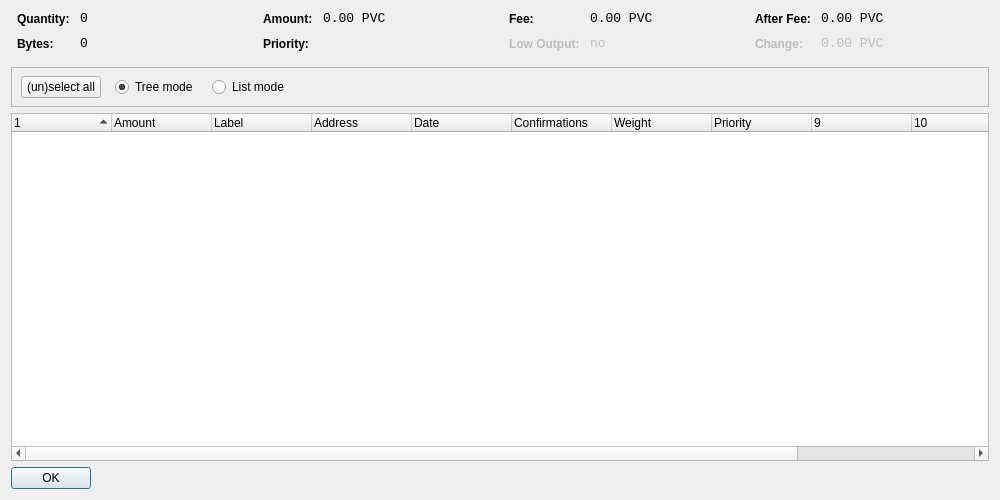
<?xml version="1.0" encoding="UTF-8"?>
<ui version="4.0">
 <class>CoinControlDialog</class>
 <widget class="QWidget" name="CoinControlDialog">
  <property name="geometry">
   <rect>
    <x>0</x>
    <y>0</y>
    <width>1000</width>
    <height>500</height>
   </rect>
  </property>
  <property name="windowTitle">
   <string>Coin Control</string>
  </property>
  <layout class="QVBoxLayout" name="verticalLayout">
   <item>
    <layout class="QHBoxLayout" name="horizontalLayoutTop" stretch="0,0,0,0">
     <property name="topMargin">
      <number>0</number>
     </property>
     <property name="bottomMargin">
      <number>10</number>
     </property>
     <item>
      <layout class="QFormLayout" name="formLayoutCoinControl1">
       <property name="horizontalSpacing">
        <number>10</number>
       </property>
       <property name="verticalSpacing">
        <number>10</number>
       </property>
       <property name="leftMargin">
        <number>6</number>
       </property>
       <property name="rightMargin">
        <number>6</number>
       </property>
       <item row="0" column="0">
        <widget class="QLabel" name="labelCoinControlQuantityText">
         <property name="styleSheet">
          <string notr="true">font-weight:bold;</string>
         </property>
         <property name="text">
          <string>Quantity:</string>
         </property>
        </widget>
       </item>
       <item row="0" column="1">
        <widget class="QLabel" name="labelCoinControlQuantity">
         <property name="font">
          <font>
           <family>Monospace</family>
           <pointsize>10</pointsize>
          </font>
         </property>
         <property name="cursor">
          <cursorShape>IBeamCursor</cursorShape>
         </property>
         <property name="contextMenuPolicy">
          <enum>Qt::ActionsContextMenu</enum>
         </property>
         <property name="text">
          <string notr="true">0</string>
         </property>
         <property name="textInteractionFlags">
          <set>Qt::LinksAccessibleByMouse|Qt::TextSelectableByKeyboard|Qt::TextSelectableByMouse</set>
         </property>
        </widget>
       </item>
       <item row="1" column="0">
        <widget class="QLabel" name="labelCoinControlBytesText">
         <property name="styleSheet">
          <string notr="true">font-weight:bold;</string>
         </property>
         <property name="text">
          <string>Bytes:</string>
         </property>
        </widget>
       </item>
       <item row="1" column="1">
        <widget class="QLabel" name="labelCoinControlBytes">
         <property name="font">
          <font>
           <family>Monospace</family>
           <pointsize>10</pointsize>
          </font>
         </property>
         <property name="cursor">
          <cursorShape>IBeamCursor</cursorShape>
         </property>
         <property name="contextMenuPolicy">
          <enum>Qt::ActionsContextMenu</enum>
         </property>
         <property name="text">
          <string notr="true">0</string>
         </property>
         <property name="textInteractionFlags">
          <set>Qt::LinksAccessibleByMouse|Qt::TextSelectableByKeyboard|Qt::TextSelectableByMouse</set>
         </property>
        </widget>
       </item>
      </layout>
     </item>
     <item>
      <layout class="QFormLayout" name="formLayoutCoinControl2">
       <property name="horizontalSpacing">
        <number>10</number>
       </property>
       <property name="verticalSpacing">
        <number>10</number>
       </property>
       <property name="leftMargin">
        <number>6</number>
       </property>
       <property name="rightMargin">
        <number>6</number>
       </property>
       <item row="0" column="0">
        <widget class="QLabel" name="labelCoinControlAmountText">
         <property name="styleSheet">
          <string notr="true">font-weight:bold;</string>
         </property>
         <property name="text">
          <string>Amount:</string>
         </property>
        </widget>
       </item>
       <item row="0" column="1">
        <widget class="QLabel" name="labelCoinControlAmount">
         <property name="font">
          <font>
           <family>Monospace</family>
           <pointsize>10</pointsize>
          </font>
         </property>
         <property name="cursor">
          <cursorShape>IBeamCursor</cursorShape>
         </property>
         <property name="contextMenuPolicy">
          <enum>Qt::ActionsContextMenu</enum>
         </property>
         <property name="text">
          <string notr="true">0.00 PVC</string>
         </property>
         <property name="textInteractionFlags">
          <set>Qt::LinksAccessibleByMouse|Qt::TextSelectableByKeyboard|Qt::TextSelectableByMouse</set>
         </property>
        </widget>
       </item>
       <item row="1" column="0">
        <widget class="QLabel" name="labelCoinControlPriorityText">
         <property name="styleSheet">
          <string notr="true">font-weight:bold;</string>
         </property>
         <property name="text">
          <string>Priority:</string>
         </property>
        </widget>
       </item>
       <item row="1" column="1">
        <widget class="QLabel" name="labelCoinControlPriority">
         <property name="font">
          <font>
           <family>Monospace</family>
           <pointsize>10</pointsize>
          </font>
         </property>
         <property name="cursor">
          <cursorShape>IBeamCursor</cursorShape>
         </property>
         <property name="contextMenuPolicy">
          <enum>Qt::ActionsContextMenu</enum>
         </property>
         <property name="text">
          <string/>
         </property>
         <property name="textInteractionFlags">
          <set>Qt::LinksAccessibleByMouse|Qt::TextSelectableByKeyboard|Qt::TextSelectableByMouse</set>
         </property>
        </widget>
       </item>
      </layout>
     </item>
     <item>
      <layout class="QFormLayout" name="formLayoutCoinControl3">
       <property name="horizontalSpacing">
        <number>10</number>
       </property>
       <property name="verticalSpacing">
        <number>10</number>
       </property>
       <property name="leftMargin">
        <number>6</number>
       </property>
       <property name="rightMargin">
        <number>6</number>
       </property>
       <item row="0" column="0">
        <widget class="QLabel" name="labelCoinControlFeeText">
         <property name="styleSheet">
          <string notr="true">font-weight:bold;</string>
         </property>
         <property name="text">
          <string>Fee:</string>
         </property>
        </widget>
       </item>
       <item row="0" column="1">
        <widget class="QLabel" name="labelCoinControlFee">
         <property name="font">
          <font>
           <family>Monospace</family>
           <pointsize>10</pointsize>
          </font>
         </property>
         <property name="cursor">
          <cursorShape>IBeamCursor</cursorShape>
         </property>
         <property name="contextMenuPolicy">
          <enum>Qt::ActionsContextMenu</enum>
         </property>
         <property name="text">
          <string notr="true">0.00 PVC</string>
         </property>
         <property name="textInteractionFlags">
          <set>Qt::LinksAccessibleByMouse|Qt::TextSelectableByKeyboard|Qt::TextSelectableByMouse</set>
         </property>
        </widget>
       </item>
       <item row="1" column="0">
        <widget class="QLabel" name="labelCoinControlLowOutputText">
         <property name="enabled">
          <bool>false</bool>
         </property>
         <property name="styleSheet">
          <string notr="true">font-weight:bold;</string>
         </property>
         <property name="text">
          <string>Low Output:</string>
         </property>
        </widget>
       </item>
       <item row="1" column="1">
        <widget class="QLabel" name="labelCoinControlLowOutput">
         <property name="enabled">
          <bool>false</bool>
         </property>
         <property name="font">
          <font>
           <family>Monospace</family>
           <pointsize>10</pointsize>
          </font>
         </property>
         <property name="cursor">
          <cursorShape>IBeamCursor</cursorShape>
         </property>
         <property name="contextMenuPolicy">
          <enum>Qt::ActionsContextMenu</enum>
         </property>
         <property name="text">
          <string>no</string>
         </property>
         <property name="textInteractionFlags">
          <set>Qt::LinksAccessibleByMouse|Qt::TextSelectableByKeyboard|Qt::TextSelectableByMouse</set>
         </property>
        </widget>
       </item>
      </layout>
     </item>
     <item>
      <layout class="QFormLayout" name="formLayoutCoinControl4">
       <property name="horizontalSpacing">
        <number>10</number>
       </property>
       <property name="verticalSpacing">
        <number>10</number>
       </property>
       <property name="leftMargin">
        <number>6</number>
       </property>
       <property name="rightMargin">
        <number>6</number>
       </property>
       <item row="0" column="0">
        <widget class="QLabel" name="labelCoinControlAfterFeeText">
         <property name="styleSheet">
          <string notr="true">font-weight:bold;</string>
         </property>
         <property name="text">
          <string>After Fee:</string>
         </property>
        </widget>
       </item>
       <item row="0" column="1">
        <widget class="QLabel" name="labelCoinControlAfterFee">
         <property name="font">
          <font>
           <family>Monospace</family>
           <pointsize>10</pointsize>
          </font>
         </property>
         <property name="cursor">
          <cursorShape>IBeamCursor</cursorShape>
         </property>
         <property name="contextMenuPolicy">
          <enum>Qt::ActionsContextMenu</enum>
         </property>
         <property name="text">
          <string notr="true">0.00 PVC</string>
         </property>
         <property name="textInteractionFlags">
          <set>Qt::LinksAccessibleByMouse|Qt::TextSelectableByKeyboard|Qt::TextSelectableByMouse</set>
         </property>
        </widget>
       </item>
       <item row="1" column="0">
        <widget class="QLabel" name="labelCoinControlChangeText">
         <property name="enabled">
          <bool>false</bool>
         </property>
         <property name="styleSheet">
          <string notr="true">font-weight:bold;</string>
         </property>
         <property name="text">
          <string>Change:</string>
         </property>
        </widget>
       </item>
       <item row="1" column="1">
        <widget class="QLabel" name="labelCoinControlChange">
         <property name="enabled">
          <bool>false</bool>
         </property>
         <property name="font">
          <font>
           <family>Monospace</family>
           <pointsize>10</pointsize>
          </font>
         </property>
         <property name="cursor">
          <cursorShape>IBeamCursor</cursorShape>
         </property>
         <property name="contextMenuPolicy">
          <enum>Qt::ActionsContextMenu</enum>
         </property>
         <property name="text">
          <string notr="true">0.00 PVC</string>
         </property>
         <property name="textInteractionFlags">
          <set>Qt::LinksAccessibleByMouse|Qt::TextSelectableByKeyboard|Qt::TextSelectableByMouse</set>
         </property>
        </widget>
       </item>
      </layout>
     </item>
    </layout>
   </item>
   <item>
    <widget class="QFrame" name="frame">
     <property name="minimumSize">
      <size>
       <width>0</width>
       <height>40</height>
      </size>
     </property>
     <property name="frameShape">
      <enum>QFrame::StyledPanel</enum>
     </property>
     <property name="frameShadow">
      <enum>QFrame::Sunken</enum>
     </property>
     <widget class="QWidget" name="horizontalLayoutWidget">
      <property name="geometry">
       <rect>
        <x>10</x>
        <y>0</y>
        <width>781</width>
        <height>41</height>
       </rect>
      </property>
      <layout class="QHBoxLayout" name="horizontalLayoutPanel" stretch="0,0,0,0">
       <property name="spacing">
        <number>14</number>
       </property>
       <item>
        <widget class="QPushButton" name="pushButtonSelectAll">
         <property name="sizePolicy">
          <sizepolicy hsizetype="Maximum" vsizetype="Fixed">
           <horstretch>0</horstretch>
           <verstretch>0</verstretch>
          </sizepolicy>
         </property>
         <property name="text">
          <string>(un)select all</string>
         </property>
        </widget>
       </item>
       <item>
        <widget class="QRadioButton" name="radioTreeMode">
         <property name="sizePolicy">
          <sizepolicy hsizetype="Maximum" vsizetype="Fixed">
           <horstretch>0</horstretch>
           <verstretch>0</verstretch>
          </sizepolicy>
         </property>
         <property name="text">
          <string>Tree mode</string>
         </property>
         <property name="checked">
          <bool>true</bool>
         </property>
        </widget>
       </item>
       <item>
        <widget class="QRadioButton" name="radioListMode">
         <property name="sizePolicy">
          <sizepolicy hsizetype="Maximum" vsizetype="Fixed">
           <horstretch>0</horstretch>
           <verstretch>0</verstretch>
          </sizepolicy>
         </property>
         <property name="text">
          <string>List mode</string>
         </property>
        </widget>
       </item>
       <item>
        <spacer name="horizontalSpacer">
         <property name="orientation">
          <enum>Qt::Horizontal</enum>
         </property>
         <property name="sizeHint" stdset="0">
          <size>
           <width>40</width>
           <height>20</height>
          </size>
         </property>
        </spacer>
       </item>
      </layout>
     </widget>
    </widget>
   </item>
   <item>
    <widget class="CoinControlTreeWidget" name="treeWidget">
     <property name="contextMenuPolicy">
      <enum>Qt::CustomContextMenu</enum>
     </property>
     <property name="sortingEnabled">
      <bool>false</bool>
     </property>
     <property name="columnCount">
      <number>12</number>
     </property>
     <attribute name="headerShowSortIndicator" stdset="0">
      <bool>true</bool>
     </attribute>
     <attribute name="headerStretchLastSection">
      <bool>false</bool>
     </attribute>
     <column>
      <property name="text">
       <string/>
      </property>
     </column>
     <column>
      <property name="text">
       <string>Amount</string>
      </property>
     </column>
     <column>
      <property name="text">
       <string>Label</string>
      </property>
     </column>
     <column>
      <property name="text">
       <string>Address</string>
      </property>
     </column>
     <column>
      <property name="text">
       <string>Date</string>
      </property>
     </column>
     <column>
      <property name="text">
       <string>Confirmations</string>
      </property>
      <property name="toolTip">
       <string>Confirmed</string>
      </property>
     </column>
     <column>
      <property name="text">
       <string>Weight</string>
      </property>
     </column>
     <column>
      <property name="text">
       <string>Priority</string>
      </property>
     </column>
     <column>
      <property name="text">
       <string/>
      </property>
     </column>
     <column>
      <property name="text">
       <string/>
      </property>
     </column>
     <column>
      <property name="text">
       <string/>
      </property>
     </column>
     <column>
      <property name="text">
       <string/>
      </property>
     </column>
    </widget>
   </item>
   <item>
    <widget class="QDialogButtonBox" name="buttonBox">
     <property name="sizePolicy">
      <sizepolicy hsizetype="Maximum" vsizetype="Fixed">
       <horstretch>0</horstretch>
       <verstretch>0</verstretch>
      </sizepolicy>
     </property>
     <property name="orientation">
      <enum>Qt::Horizontal</enum>
     </property>
     <property name="standardButtons">
      <set>QDialogButtonBox::Ok</set>
     </property>
    </widget>
   </item>
  </layout>
 </widget>
 <customwidgets>
  <customwidget>
   <class>CoinControlTreeWidget</class>
   <extends>QTreeWidget</extends>
   <header>coincontroltreewidget.h</header>
  </customwidget>
 </customwidgets>
 <resources/>
 <connections/>
</ui>
